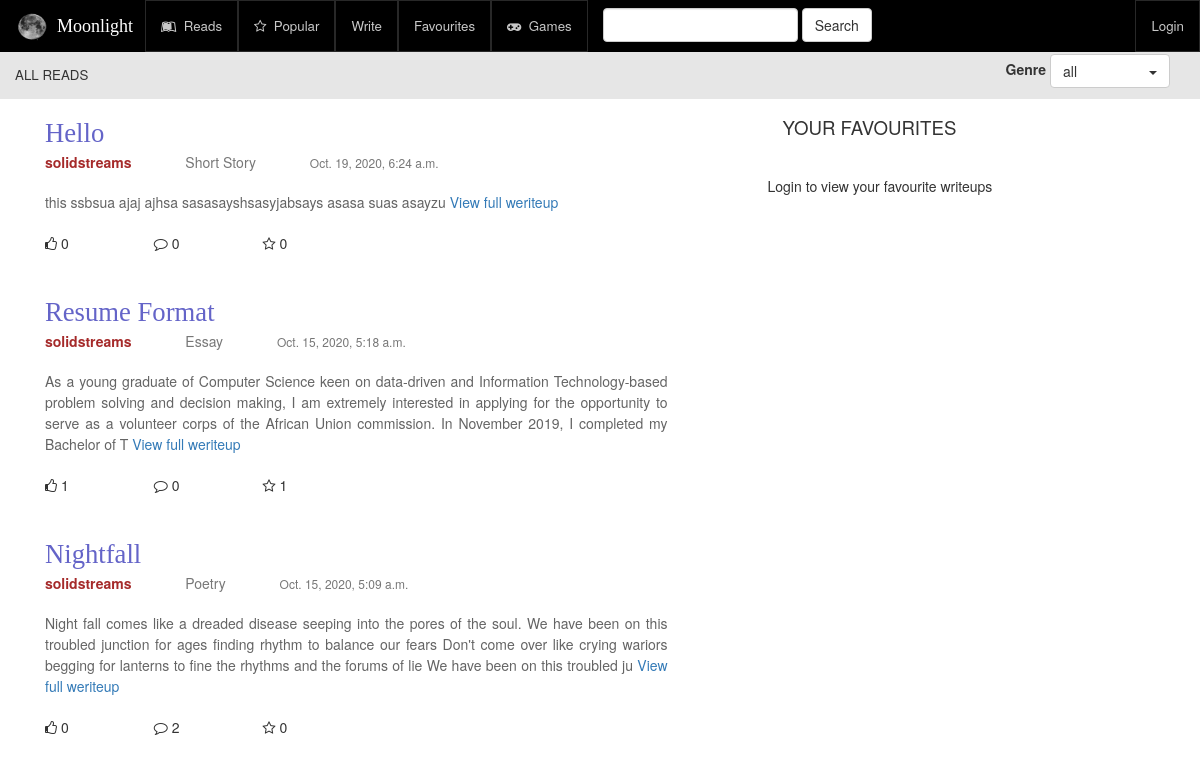
/read/all/recent, run on the app's committed database.
### writeups/models.py (models this page shows, shortened)
class Writeup(models.Model):
    genre = models.ForeignKey(Genre, on_delete=models.CASCADE)
    author = models.ForeignKey(User, on_delete=models.CASCADE)
    title = models.CharField(max_length=250)
    text = models.TextField()
    note = models.TextField(blank=True)
    draft = models.BooleanField(default=False, help_text="Do you want to save this writeup as draft?")
    time = models.DateTimeField(auto_now_add=True)
    likes = models.IntegerField(default=0, blank=False)
    favourites = models.IntegerField(default=0, blank=False)
    comments = models.IntegerField(default=0, blank=False)
    views = models.IntegerField(default=0, blank=False)

class Genre(models.Model):
    name = models.CharField(max_length=250)

### writeups/views.py (the view)
# urls.py: path('read/<genre>/<sort>', views.Read.as_view(), name="read"),
class Read(View):
    def get(self, request, genre, sort):
        writeups = get_writeups(genre, sort)
        favourites = {}
        if request.user.is_authenticated:
            favourites = get_favourite_writeups(request, 'all')
        paginator = Paginator(writeups, 10)
        page_no = request.GET.get('page')
        context = {
            'page_obj': paginator.get_page(page_no),
            'favourites': favourites,
            'genre': genre
        }
        return render(request, "writeups/read.html", context)

### writeups/utiliity.py (called while the page is built)
def get_writeups(genre, sort):
    if genre == 'all':
        writeups = Writeup.objects.all().filter(draft=False)
    else:
        writeups = Writeup.objects.filter(genre__name=genre).filter(draft=False)
    if sort == 'fav':
        writeups = writeups.order_by('favourites').reverse()
    elif sort == 'recent':
        writeups = writeups.order_by('time').reverse()
    elif sort == 'comments':
        writeups = writeups.order_by('comments').reverse()
    elif sort == 'likes':
        writeups = writeups.order_by('likes').reverse()
    return writeups

### writeups/templates/writeups/read.html (shortened to what this page needs)
{% extends 'writeups/base_read.html' %}
{% load static %}
{% block head_title %}
	ALL READS
{% endblock %}

### writeups/templates/writeups/base_read.html (shortened to what this page needs)
{% extends 'writeups/base.html' %}
{% load static %}
{% block css %}
	<link rel="stylesheet" href="{% static 'writeups/css/read.css' %}" />
{% endblock %}
{% block mainBody %}
					<div class="subnav col-xs-12 col-md-12 col-sm-12 col-lg-12">
					<div class="genre-form">
						<label> Genre </label>
						<span class="btn btn-default toggle-drop-down"> {{genre}} <span class="caret"></span></span>
					</div>
				</div>
				<div class="section-left col-xs-12 col-md-7 col-sm-7 col-lg-7">
					<div class="left-cont">
						{% for writeup in page_obj %}
							<div class="each-writeup">
								<div class="writeup-header">
									<a href="{% url 'writeups:writeup' writeup.pk %}"> <div class="writeup_title"> {{writeup.title}}</div> </a>
									<div class="auth-genre">
										<a href="{% url 'writeups:dashboard' writeup.author.username %}"><span class="writeup_author"> {{writeup.author.username}} </span></a>
										<span class="writeup_genre text-muted"> {{writeup.genre.name}} </span>
										<span class="writeup_date text-muted"> {{writeup.time}} </span>
									</div>
								</div>
									<div class="writeup-body">
										{{ writeup.text | slice:"0:300" }} <a href="{% url 'writeups:writeup' writeup.pk %}"> View full weriteup </a>
									</div>
									<div class="content-reactions row">
										<div class="col-xs-4 col-sm-2 col-md-2 col-lg-2">
											<span class="fa fa-thumbs-o-up reaction-icon"> </span>
											<span class="reaction-count">{{writeup.likes}}</span>
										</div>
										<div class="col-xs-4 col-sm-2 col-md-2 col-lg-2"">
											<span class="fa fa-comment-o reaction-icon"> </span>
											<span class="reaction-count">{{writeup.comments}}</span>
										</div>
										<div class="col-xs-4 col-sm-2 col-md-2 col-lg-2"">
											<span class="fa fa-star-o reaction-icon"> </span>
											<span class="reaction-count">{{writeup.favourites}}</span>
										</div>
									</div>
							</div>
						{% endfor %}
					</div>
				</div>
					<div class="section-right col-xs-12 col-sm-5 col-md-5 col-lg-5">
						<div class="right-cont">
							<div class="others-section">
								<div class="others-header"> YOUR FAVOURITES </div>
									{% if user.is_authenticated %}
										{% for favourite in favourites %}
											<div class="other-body">
												<div class="each-others">
													<div class="each-title"> {{favourite.post.title}} </div>
													<div class="auth-others">
														<span class="writeup_author"> {{favourite.post.author.username}} </span>
														<span class="writeup_genre text-muted"> {{favourite.post.genre.name}} </span>
														<span class="writeup_date text-muted"> {{favourite.post.time}} </span>
													</div>
													<div class="writeup-body">
														{{favourite.post.text | slice:"0:150"}}... <a href="{% url 'writeups:writeup' favourite.post.pk %}"> Read more </a>
													</div>
													<div class="content-reactions row">
														<div class="col-xs-4 col-sm-4 col-md-4 col-lg-4">
															<span class="fa fa-thumbs-o-up reaction-icon"> </span>
															<span class="reaction-count">{{favourite.post.likes}}</span>
														</div>
														<div class="col-xs-4 col-sm-4 col-md-4 col-lg-4">
															<span class="fa fa-comment-o reaction-icon"> </span>
															<span class="reaction-count">{{favourite.post.comments}}</span>
														</div>
														<div class="col-xs-4 col-sm-4 col-md-4 col-lg-4">
															<span class="fa fa-star-o reaction-icon"> </span>
															<span class="reaction-count">{{favourite.post.favourites}}</span>
														</div>
													</div>
												</div>
											</div>
											{% endfor %}
										{% else %}
											<p> Login to view your favourite writeups </p>
										{% endif %}
							</div>
						</div>
					</div>
{% endblock %}

### writeups/static/writeups/css/base.css (style rules this page uses)
a { text-decoration: none; }

### writeups/static/writeups/css/read.css (style rules this page uses)
.subnav { float: right; margin-right: 15px; margin-top: -45px; text-align: right; }
.each-writeup { margin-bottom: 40px; }
.writeup-header { margin-bottom: 20px; }
.writeup_title { font-size: 20pt; color: rgb(100, 100, 200); font-family: times; }
.writeup_author { color: brown; font-weight: bolder; margin-right: 50px; }
.writeup-body { line-height: 1.5; text-align: justify; margin-bottom: 20px; color: rgb(100, 100, 100) }
.left-cont { padding: 15px; }
.writeup_date { margin-left: 50px; font-size: 9pt; z-index: -1; }
.section-right { padding-left: 70px; }
.others-header { font-size: 14pt; margin-bottom: 20px; padding: 15px; }
.genre-form { position: absolute; right: 0px; z-index: 1000 }
.toggle-drop-down { width: 120px; text-align: left; }
.caret { float: right; margin-top: 10px; }

### data on the page
Writeup: title "Hello", author.username "solidstreams", genre.name "Short Story", time "Oct. 19, 2020, 6:24 a.m.", text "this ssbsua ajaj ajhsa sasasayshsasyjabsays asasa suas asayzu", likes "0", comments "0", favourites "0"
Writeup: title "Resume Format", author.username "solidstreams", genre.name "Essay", time "Oct. 15, 2020, 5:18 a.m.", text "As a young graduate of Computer Science keen on data-driven and Information Technology-based problem solving and decision making, I am extremely interested in applying for the opportunity to serve as a volunteer corps of the African Union commission. In November 2019, I completed my Bachelor of T", likes "1", comments "0", favourites "1"
Writeup: title "Nightfall", author.username "solidstreams", genre.name "Poetry", time "Oct. 15, 2020, 5:09 a.m.", text "Night fall comes like a dreaded disease seeping into the pores of the soul. We have been on this troubled junction for ages finding rhythm to balance our fears Don't come over like crying wariors begging for lanterns to fine the rhythms and the forums of lie We have been on this troubled ju", likes "0", comments "2", favourites "0"

### other printed values
{{ genre }} "all"
